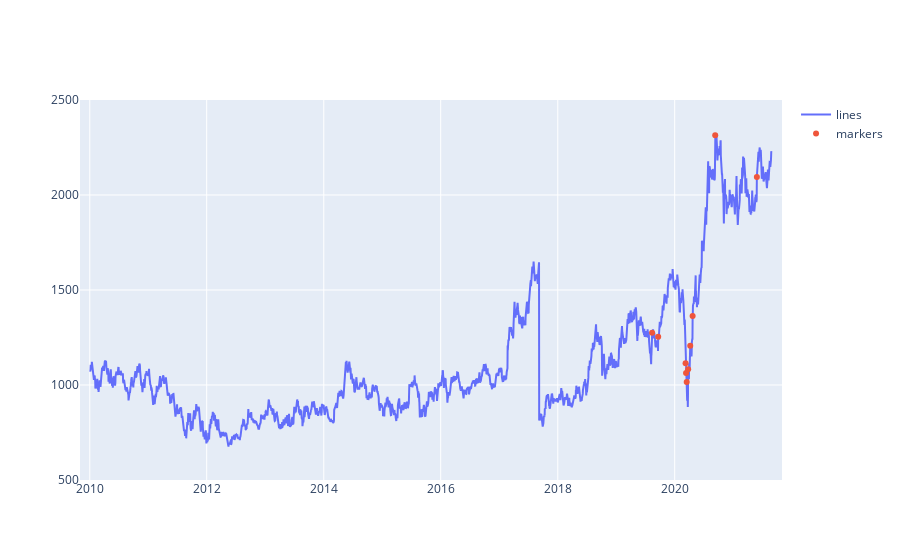

The notebook cell this image was saved under:
### Code cell
fig = go.Figure()
fig.add_trace(go.Scatter(x=data['date'], y=data['close'], mode='lines', name='lines'))
fig.add_trace(go.Scatter(x=rows['date'], y=rows['close'], mode='markers', name='markers'))

fig.update_xaxes(range=["2009-11-01", "2021-11-01"])
fig.update_yaxes(range=[500, 2500])

### Figure 1 — Plotly figure (JSON) as saved in the notebook; plotly's stock layout.template omitted (floating-point values rounded to 4 significant figures; data arrays with more than 128 entries replaced by an {"elided": "..."} marker saying what was removed)
{"data": [{"mode": "lines", "name": "lines", "type": "scatter", "x": {"elided": "2895 str values"}, "y": {"elided": "2895 float values"}}, {"mode": "markers", "name": "markers", "type": "scatter", "x": ["2019-08-13T00:00:00", "2019-09-20T00:00:00", "2020-03-09T00:00:00", "2020-03-12T00:00:00", "2020-03-16T00:00:00", "2020-03-25T00:00:00", "2020-04-07T00:00:00", "2020-04-22T00:00:00", "2020-09-10T00:00:00", "2021-05-28T00:00:00"], "y": [1275.0, 1254.0, 1114.0, 1063, 1016.0, 1082.0, 1206.0, 1364.0, 2314, 2095.0]}], "layout": {"xaxis": {"range": ["2009-11-01", "2021-11-01"]}, "yaxis": {"range": [500, 2500]}}}
